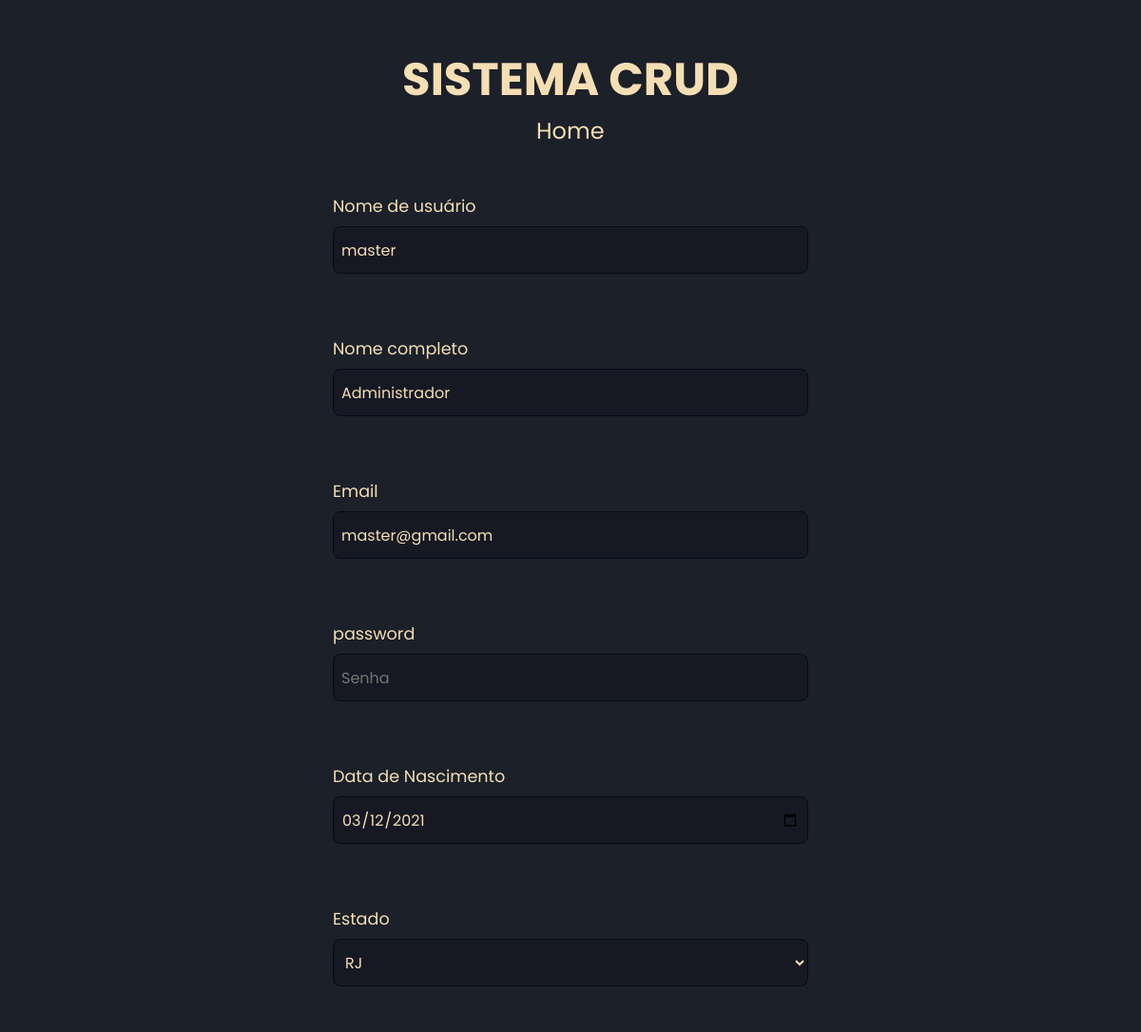
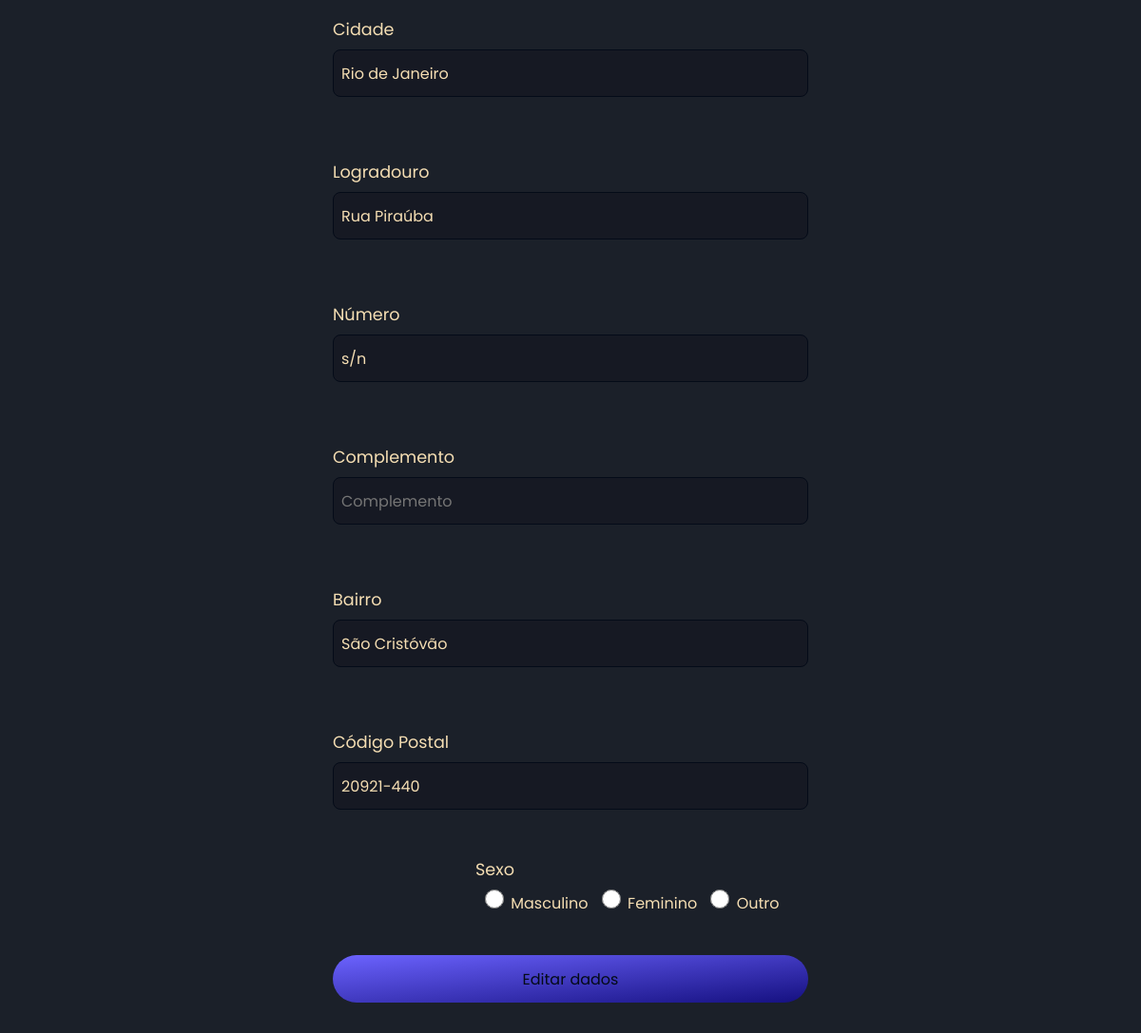
/edit.php?id=1 (signed in), run on the app's committed database (2 pictures, top to bottom).
### tables this page shows
CREATE TABLE `user_info` (
  `user` varchar(240) NOT NULL,
  `id` int(11) NOT NULL,
  `adm` tinyint(1) DEFAULT NULL,
  `fullname` varchar(240) NOT NULL,
  `email` varchar(240) NOT NULL,
  `niver` date NOT NULL,
  `sexo` varchar(50) NOT NULL,
  `logradouro` varchar(340) NOT NULL,
  `casanum` varchar(240) NOT NULL,
  `complemento` varchar(160) DEFAULT NULL,
  `bairro` varchar(240) NOT NULL,
  `cidade` varchar(240) NOT NULL,
  `uf` varchar(160) NOT NULL,
  `cep` varchar(160) NOT NULL
);

### edit.php (the view, shortened to what this page needs)
<?php session_start();
    include_once("connection.php");
    $id = filter_input(INPUT_GET, 'id', FILTER_SANITIZE_NUMBER_INT);
    $query = "SELECT * FROM user_info WHERE id = '$id'";
    $v_exit = mysqli_query($conn, $query);
    $rowuser = mysqli_fetch_assoc($v_exit);
?>
<!DOCTYPE html>
<html lang="pt-br">
<head>
    <link rel="stylesheet" href="./assets/overall.css">
    <link rel="stylesheet" href="./assets/edit.css">
</head>
<body>
    <h1>SISTEMA CRUD</h1>
    <a id="home" href='home.php'>Home</a> <br><br>
    <form method="POST" action="procedit.php">
    <div id = "mainform">
        <label for = "login">
            <span>Nome de usuário</span>
            <input type="text" name="login" placeholder="Nome de usuário" value="<?php echo $rowuser['user']; ?>"><br><br>
        </label>
        <label for = "fullname">
            <span>Nome completo</span>
        <input type="text" name="fullname" placeholder="Nome completo" value="<?php echo $rowuser['fullname']; ?>"><br><br>
        </label>
        <label for = "email">
            <span>Email</span>
        <input type="email" name="email" placeholder="E-mail" value="<?php echo $rowuser['email']; ?>"><br><br>
        </label>
        <label for = "password">
            <span>password</span>
        <input type="password" name="password" minlength="8"  placeholder="Senha"><br><br>
        </label>
        <label for = "niver">
            <span>Data de Nascimento</span>
        <input type="date" name="niver" placeholder="Data de Nascimento" value="<?php echo $rowuser['niver']; ?>"><br><br>
        </label>
        <label for = "uf">
            <span>Estado</span>
        <select name="uf" id="uf" value="<?php echo $rowuser['uf']; ?>">
            <option value="<?php echo $rowuser['uf']; ?>"><?php echo $rowuser['uf']; ?></option>
        </select></label><br><br>
        <label for = "cidade">
            <span>Cidade</span>
        <input type="text" name="cidade" placeholder="Cidade" value="<?php echo $rowuser['cidade']; ?>"><br><br>
        </label>
        <label for = "logradouro">
            <span>Logradouro</span>
        <input type="text" name="logradouro" placeholder="Logradouro" value="<?php echo $rowuser['logradouro']; ?>"><br><br>
        </label>
        <label for = "casanum">
            <span>Número</span>
        <input type="text" name="casanum" placeholder="Número" value="<?php echo $rowuser['casanum']; ?>"><br><br>
        </label>
        <label for = "complemento">
            <span>Complemento</span>
        <input type="text" name="complemento" placeholder="Complemento" value="<?php echo $rowuser['complemento']; ?>"><br><br>
        </label>
        <label for = "bairro">
            <span>Bairro</span>
        <input type="text" name="bairro" placeholder="Bairro" value="<?php echo $rowuser['bairro']; ?>"><br><br>
        </label>
        <label for = "cep">
            <span>Código Postal</span>
        <input type="text" name="cep" placeholder="Código Postal" value="<?php echo $rowuser['cep']; ?>"><br><br>
        </label>
        </div>
        <div id = "dsexo">
        <label for = "sexo">
            <span>Sexo</span><br>
            <input type="radio" name="sexo" value="Masculino" > Masculino
            <input type="radio" name="sexo" value="Feminino"> Feminino
            <input type="radio" name="sexo" value="Não declarado"> Outro
        </label>
        </div>
        <br><br><br>
        <div id = "mainform">
        <input id="button" type="submit" value="Editar dados">
        </div>
    </form>
</body>
</html>

### assets/overall.css (style rules this page uses)
* { font-family: "Poppins", sans-serif; background: #1B2029; color: wheat; margin: 0; padding: 0; border: 0; box-sizing: border-box; text-decoration: none; }

### assets/edit.css (style rules this page uses)
h1 { width: 100%; text-align: center; margin-top: 3rem; font-size: 3rem; }
#home { text-align: center; margin-left: 47%; font-size: 1.5rem; transition: all .3s ease-in-out; }
#mainform { display: flex; flex-direction: column; align-items: center; }
#mainform label { display: flex; flex-direction: column; }
form label span { font-size: 1.1rem; margin-top: 1rem; }
form input, #button { background: #161923; width: 500px; height: 50px; padding: 0 0.5rem; margin-top: 0.5rem; font-size: 1rem; border: 1px solid #040B18; border-radius: 8px; outline: none; }
#uf { background: #161923; width: 500px; height: 50px; padding: 0 0.5rem; margin-top: 0.5rem; font-size: 1rem; border: 1px solid #040B18; border-radius: 8px; }
#dsexo { margin-left: 500px; align-items: center; height: 20px; }
input[name="sexo"] { margin-left: 10px; margin-right: 3px; width: 20px; height: 20px; }
#button { background: linear-gradient(to top left, #151080, #6C63FF); color: #040B18; cursor: pointer; border: none; align-items: center; margin-bottom: 2rem; border-radius: 25px; transition: all .3s ease-in-out; }

### data on the page
user_info: login "master", fullname "Administrador", email "master@gmail.com", niver "03/12/2021", uf "RJ", cidade "Rio de Janeiro", logradouro "Rua Piraúba", casanum "s/n", bairro "São Cristóvão", cep "20921-440"
